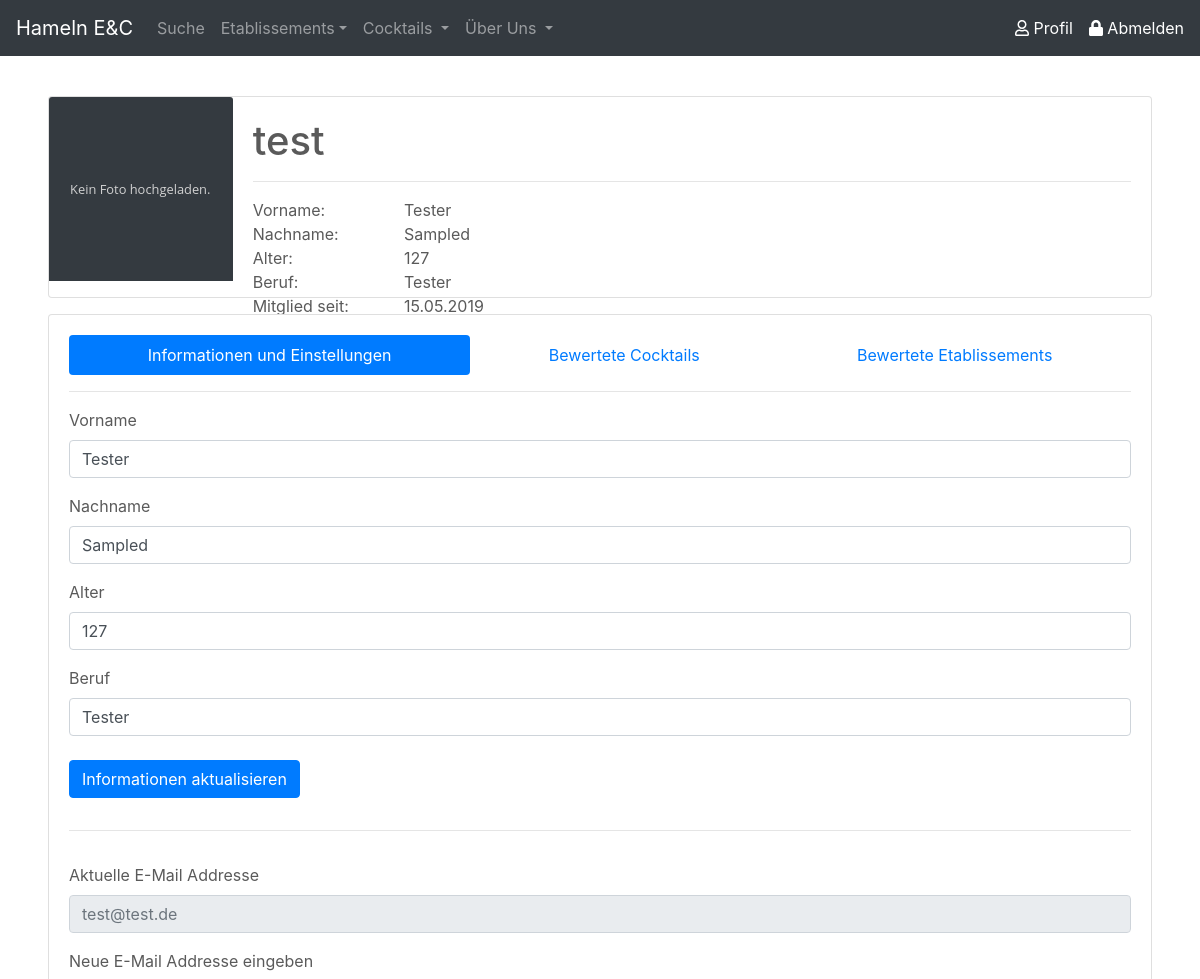
Before: /site/profil_main.php (signed in, upper part) with the older database file.
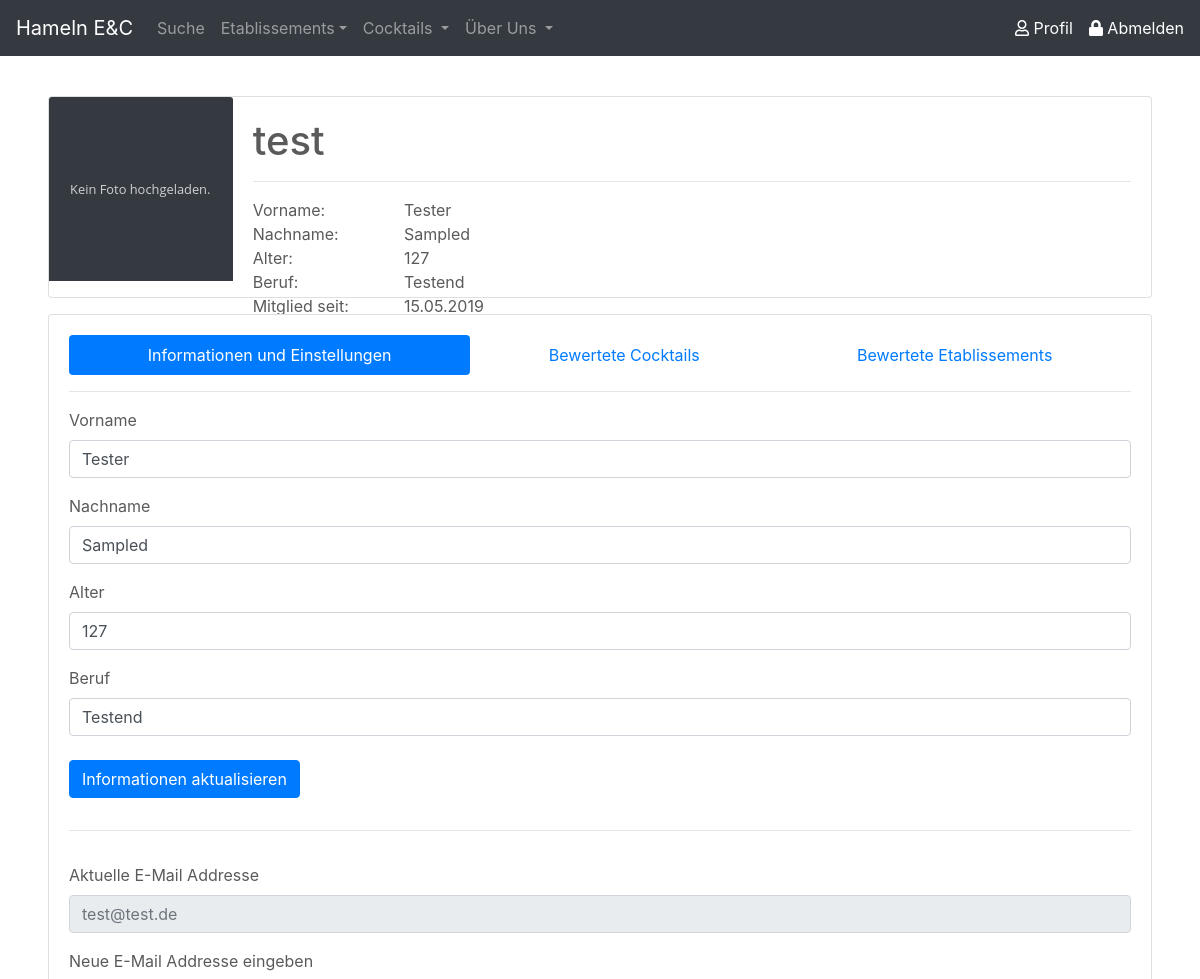
After: the same page with the newer database file.
### tables this page shows
CREATE TABLE `user` (
  `id` int(11) NOT NULL,
  `email` varchar(50) NOT NULL,
  `passwort` varchar(255) NOT NULL,
  `username` varchar(25) NOT NULL,
  `vorname` varchar(25) DEFAULT NULL,
  `nachname` varchar(25) DEFAULT NULL,
  `age` tinyint(3) DEFAULT NULL,
  `beruf` varchar(25) DEFAULT NULL,
  `created_at` timestamp NOT NULL DEFAULT CURRENT_TIMESTAMP,
  `updated_at` timestamp NULL DEFAULT NULL,
  `admin` tinyint(4) NOT NULL DEFAULT '0'
);

### php/sessioncheck.php (called while the page is built, shortened)
<?php
if (isset($_SESSION['userid'])) {
    $angemeldet = true;
} else {
    $angemeldet = false;
}

### php/db/select_userInfo.php (called while the page is built, shortened)
<?php
$pdo = new PDO('mysql:host=localhost;dbname=dbprog', 'root', '');
$statement = $pdo->prepare(
       "SELECT username as uname
              ,vorname as vname
              ,nachname as nname
              ,email as email
              ,age as age
              ,beruf as beruf
              ,created_at as ts
        FROM user
        WHERE id = :userid");
$result = $statement->execute(array('userid' => $userid));
$userInfo = $statement->fetch();
$userInfo["ts"] = date("d.m.Y");
?>

### site/profil_main.php (the view, shortened to what the changed rows need)
<?php
include('../php/sessioncheck.php');
if ($angemeldet) {
    $userid = $_SESSION['userid'];
    include('../php/db/select_userInfo.php');
}
?>
<!doctype html>
<html lang="de">
<head>
    <link rel="stylesheet" href="https://stackpath.bootstrapcdn.com/bootstrap/4.3.1/css/bootstrap.min.css">
    <link href="../css/csstoolbox.css" rel="stylesheet">
</head>
<body class="center-block">
    <main role="main">
        <div class="mt-5 ml-5 mr-5">
            <?php
            if ($angemeldet) {
                echo '
                <div class="card mb-3" width="100%" style="max-height: 360px;">
                <div class="row no-gutters">
                    <div class="col-md-2">';
                if (true)
                    echo '<img src="../res/placeholder_no_image.svg" class="card-img-top">';
                else
                    echo '<img src="../res/placeholder_no_image.svg" class="card-img-top">';
                echo '
                    </div>
                    <div class="col-md-10">
                        <div class="card-body d-flex flex-column" style="max-height: 200px;">
                            <div>
                                <h1 class="card-title">' . $userInfo["uname"] . '</h1>
                                <hr>
                            </div>
                            <div class="card-text">
                                    <div class="row">
                                        <div class="col-2">Vorname: </div>
                                        <div class="col-10">' . $userInfo["vname"] . '</div>
                                    </div>
                                    <div class="row">
                                        <div class="col-2">Nachname: </div>
                                        <div class="col-10">' . $userInfo["nname"] . '</div>
                                    </div>
                                    <div class="row">
                                        <div class="col-2">Alter: </div>
                                        <div class="col-10">' . $userInfo["age"] . '</div>
                                    </div>
                                    <div class="row">
                                        <div class="col-2">Beruf: </div>
                                        <div class="col-10">' . $userInfo["beruf"] . '</div>
                                    </div>
                                    <div class="row">
                                        <div class="col-2">Mitglied seit: </div>
                                        <div class="col-10">' . $userInfo["ts"] . '</div>
                                    </div>
                            </div>
                        </div>
                    </div>
                </div>
            </div>
            <div class="card card-body">
                <ul class="nav nav-pills flex-column flex-sm-row" id="profil-tab" role="tablist">
                    <li class="flex-sm-fill text-sm-center nav-item">
                        <a class="nav-link active" id="setting-tab" data-toggle="pill" href="#setting" role="tab" aria-controls="setting" aria-selected="true">Informationen und Einstellungen</a>
                    </li>
                    <li class="flex-sm-fill text-sm-center nav-item">
                        <a class="nav-link" id="bewCock-tab" data-toggle="pill" href="#bewCock" role="tab" aria-controls="bewCock" aria-selected="false">Bewertete Cocktails</a>
                    </li>
                    <li class="flex-sm-fill text-sm-center nav-item">
                        <a class="nav-link" id="bewEtab-tab" data-toggle="pill" href="#bewEtab" role="tab" aria-controls="bewEtab" aria-selected="false">Bewertete Etablissements</a>
                    </li>
                </ul>
                <hr>
                <div class="tab-content" id="profil-tabContent">
                    <div class="tab-pane fade show active" id="setting" role="tabpanel" aria-labelledby="setting-tab">
                        <form action="?update_userInfo=1" method="post">
                                <div class="form-group">
                                    <label for="u_ui_vname">Vorname</label>
                                    <input type="text" maxlength="50" class="form-control" id="u_ui_vname" name="u_ui_vname" value="' . $userInfo['vname'] . '" placeholder="Vorname">
                                </div>
                                <div class="form-group">
                                    <label for="u_ui_nname">Nachname</label>
                                    <input type="text" maxlength="25" class="form-control" id="u_ui_nname" name="u_ui_nname" value="' . $userInfo['nname'] . '" placeholder="Nachname">
                                </div>
                                <div class="form-group">
                                    <label for="u_ui_age">Alter</label>
                                    <input type="number" max="127" class="form-control" id="u_ui_age" name="u_ui_age" value="' . $userInfo['age'] . '" placeholder="Alter">
                                </div>
                                <div class="form-group">
                                    <label for="u_ui_beruf">Beruf</label>
                                    <input type="text" maxlength="25" class="form-control" id="u_ui_beruf" name="u_ui_beruf" value="' . $userInfo['beruf'] . '" placeholder="Beruf">
                                </div>
                            <button type="submit" class="btn btn-primary mt-2">Informationen aktualisieren</button>
                        </form>
                        <hr class="ct-hr-divider-2">
                        <form action="?update_userEmail=1" method="post">
                            <div class="form-group">
                                <label for="u_ue_emailOld">Aktuelle E-Mail Addresse</label>
                                <input type="email" class="form-control" id="u_ue_emailOld" placeholder="' . $userInfo['email'] . '" readonly>
                            </div>
                            <div class="form-group">
                                <label for="u_ue_emailNew">Neue E-Mail Addresse eingeben</label>
                            </div>
                        </form>
                    </div>
                    <div class="tab-pane fade" id="bewCock" role="tabpanel" aria-labelledby="bewCock-tab">
                        <table class="table">
                            <tbody>';
                echo '      </tbody>
                        </table>
                    </div>
                    <div class="tab-pane fade" id="bewEtab" role="tabpanel" aria-labelledby="bewEtab-tab">
                        <table class="table">
                            <thead>
                                <tr>
                                    <th scope="col">#</th>
                                    <th scope="col">Zeitpunkt</th>
                                    <th scope="col">Etablissement</th>
                                    <th scope="col">Text</th>
                                    <th scope="col">Bewertung</th>
                                </tr>
                            </thead>
                            <tbody>';
                echo '      </tbody>
                        </table>
                    </div>
                </div>
            </div>';
            } else {
                echo '<div class="card card-body"><h2 class="ct-text-center">Bitte zuerst <a class="" href="signin.php">Anmelden</a>.</h2></div>';
            }
            ?>
        </div>
    </main>
</body>
</html>

Changed rows visible on the page:
changed user "test": beruf "Tester" → "Testend"; u_ui_beruf "Tester" → "Testend"
